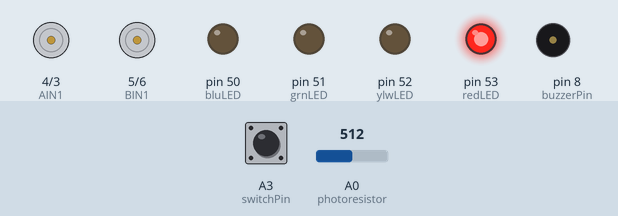
Simulated run of this sketch. Board: Arduino Mega 2560, built with avr-gcc and run on an emulated ATmega2560. On the bench: motor-driver pin pairs drawn as motors (green arrow = first pin HIGH = forward, orange = second pin HIGH = backward, longer = more drive, scaled by the enable pin), output pins drawn as LEDs (lit = HIGH), buzzer (waves = sounding, pin HIGH). Dashed ring = blinking. The test bench sets the inputs (shaded band); at power-on: A3 (switchPin) HIGH, A0 (photoresistor) = 512. What the sketch prints to the serial monitor is not drawn.

Above: at 10.8 s.
10.9 s: A3 (switchPin) pulled LOW for 0.15 s
At 11.01 s:
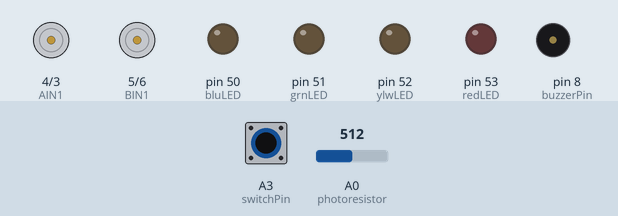
12.6 s: A0 (photoresistor) set to 716
At 13.8 s:
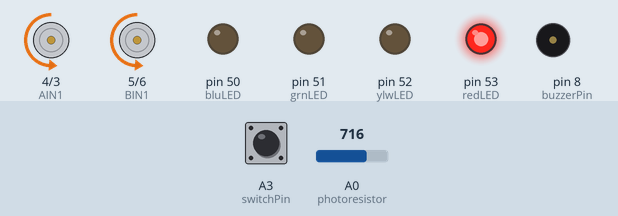
14.1 s: A0 (photoresistor) set to 900
At 15.0 s:
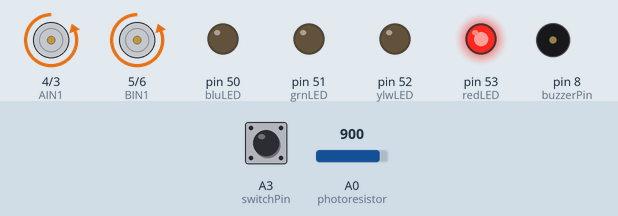
15.6 s: A3 (switchPin) pulled LOW for 1 s
At 16.0 s:
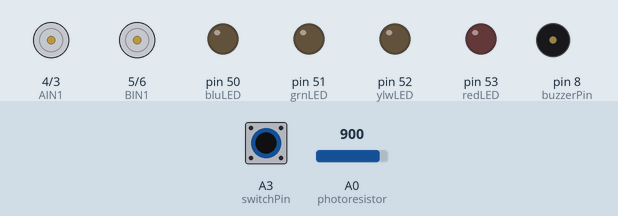
18.6 s: A3 (switchPin) pulsed LOW 2 times (0.12 s each, 0.3 s apart)
At 18.86 s:
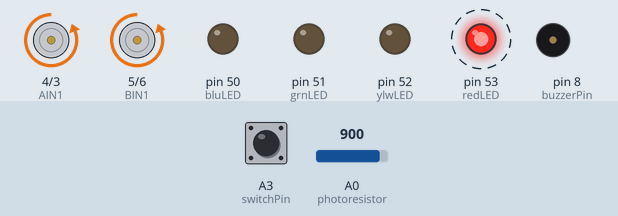
21.6 s: A3 (switchPin) pulled LOW for 3.2 s
At 22.1 s:
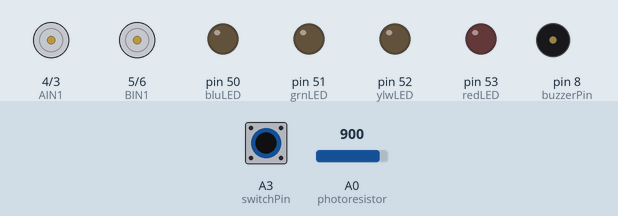
Timing chart, 0 to 26.4 s (numbered marks = the images above; inputs shaded):
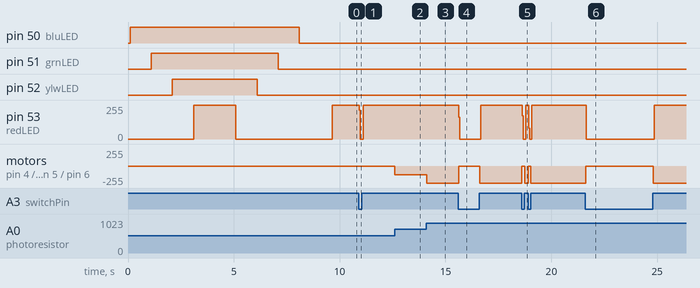

Measured:
- after the input at 10.9 s, pin 53 (redLED): 255/255 → 0/255 at once, → 255/255 0.19 s later
- after the input at 12.6 s, motor on pin 4 (AIN1) / pin 3 (AIN2), motor on pin 5 (BIN1) / pin 6 (BIN2): stopped → backward 134/255 at once
- after the input at 14.1 s, motor on pin 4 (AIN1) / pin 3 (AIN2), motor on pin 5 (BIN1) / pin 6 (BIN2): backward 134/255 → backward 255/255 at once
- after the input at 15.6 s, pin 53 (redLED): 255/255 → 0/255 at once, → 255/255 1.0 s later; motor on pin 4 (AIN1) / pin 3 (AIN2), motor on pin 5 (BIN1) / pin 6 (BIN2): backward 255/255 → stopped at once, → backward 255/255 1.0 s later
- after the input at 18.6 s, pin 53 (redLED): alternates 255/255 for 0.16 s and 0/255 for 0.15 s, 4 changes in all, then stays 255/255, starting at once; motor on pin 4 (AIN1) / pin 3 (AIN2), motor on pin 5 (BIN1) / pin 6 (BIN2): alternates backward 255/255 for 0.18 s and stopped for 0.12 s, 4 changes in all, then stays backward 255/255, starting at once
- after the input at 21.6 s, pin 53 (redLED): 255/255 → 0/255 after 0.05 s, → 255/255 3.2 s later; motor on pin 4 (AIN1) / pin 3 (AIN2), motor on pin 5 (BIN1) / pin 6 (BIN2): backward 255/255 → stopped at once, → backward 255/255 3.2 s later

The sketch:

DaisyBot-Photoresistor.ino
```cpp
/*
  Daisy∞Bot
  DaisyBot-Photoresistor.ino
  Carlotta A. Berry, PhD
  FEBRUARY 5, 2023

  This program will use the SparkFun Inventor's Kit version 3.0 buzzer and photoresitor code to show how to play music and
  detect light on the Daisy∞Bot (see https://www.sparkfun.com/sikcode)

  Hardware Connections:

    LEDS
    Arduino pin 52 to yellow LED
    Arduino pin 53 to red LED
    Arduino pin 50 to blue LED
    Arduino pin 51 to green LED

    TB6612 Motor Driver
    Arduino pin 7 PWMB
    Arduino pin 6 BIN2
    Arduino pin 5 BIN1
    Arduino pin 4 AIN1
    Arduino pin 3 AIN2
    Arduino pin 2  PWMA
    Arduino GND GND
    Arduino 5V Vcc
    Arduino VIN Vm
    Left Motor Motor A
    Right Motor Motor B

  Buzzer		8
  Switch		A3
  Photoresistor	A0
*/

const int switchPin = A3;      //swtich on pin A3
const int buzzerPin = 8;       //buzzer on pin 8
const int photoresistor = A0;  //photoresistor on A0

//state LEDs
const int ledPins[4] = { 50, 51, 52, 53 };
const int bluLED = 50;
const int grnLED = 51;
const int ylwLED = 52;
const int redLED = 53;

//the left motor will be controlled by the motor A pins on the motor driver
const int AIN1 = 4;  //control pin 1 on the motor driver for the left motor
const int AIN2 = 3;  //control pin 2 on the motor driver for the left motor
const int PWMA = 2;  //speed control pin on the motor driver for the left motor

//the right motor will be controlled by the motor B pins on the motor driver
const int PWMB = 7;  //speed control pin on the motor driver for the right motor
const int BIN2 = 6;  //control pin 2 on the motor driver for the right motor
const int BIN1 = 5;  //control pin 1 on the motor driver for the right motor

//robot behaviour variables
int moveTime = 2000;   //amount of time robot will move
int robotSpeed = 100;  //robot speed
int ambient;           // ambient light
int maxLight = 900;    //max light with light source

//song variables
const int songLength = 18;
int tempo = 123;

char notes[songLength] = {
  'c', 'd', 'f', 'd', 'a', ' ', 'a', 'g', ' ', 'c', 'd', 'f', 'd', 'g', ' ', 'g', 'f', ' '
};

int beats[songLength] = {
  1, 1, 1, 1, 1, 1, 4, 4, 2, 1, 1, 1, 1, 1, 1, 4, 4, 2
};


/********************************************************************************/
void setup() {
  int baudrate = 9600;     //serial communication baud rate
  Serial.begin(baudrate);  //start serial commnication
  delay(100);
  //set switch as an input
  pinMode(switchPin, INPUT_PULLUP);
  //set LEDS as an output
  for (int i = 0; i < 4; i++) {
    pinMode(ledPins[i], OUTPUT);
  }
  // set buzzer as an output
  pinMode(buzzerPin, OUTPUT);

  //set photoresistor as an input
  pinMode(photoresistor, INPUT);

  //set the motor control pins as outputs
  pinMode(AIN1, OUTPUT);
  pinMode(AIN2, OUTPUT);
  pinMode(PWMA, OUTPUT);
  pinMode(BIN1, OUTPUT);
  pinMode(BIN2, OUTPUT);
  pinMode(PWMB, OUTPUT);

  //STARTING LIGHT SEQUENCE
  for (int i = 0; i < 4; i++) {
    //Serial.print(i);
    digitalWrite(ledPins[i], HIGH);
    delay(1000);
  }
  Serial.println();
  for (int i = 4; i > -1; i--) {
    //Serial.print(i);
    digitalWrite(ledPins[i], LOW);
    delay(1000);
  }
  ambient = analogRead(photoresistor);
  Serial.print("ambient light = ");
  Serial.println(ambient);
  delay(500);
  Serial.println("Daisy∞bot begin");  //print start message
}

/********************************************************************************/
void loop() {
  int on = digitalRead(switchPin);
  int light = analogRead(photoresistor);
  //Serial.println(on);

  if (on == 1) {
    light = analogRead(photoresistor);
    Serial.println(light);
    robotSpeed = map(light, ambient, maxLight, 0, 255);
    robotSpeed = constrain(robotSpeed, 0, 255);
    rev(robotSpeed);
    on = digitalRead(switchPin);
  }

  if (on == 0) {
    Serial.println("Robot Off");
    stop();
    on = digitalRead(switchPin);
  }
}

/************************* BUZZER FUNCTIONS *************************************/
// play the song
void play_song() {
  int i, duration;  //

  for (i = 0; i < songLength; i++)  // for loop is used to index through the arrays
  {
    duration = beats[i] * tempo;  // length of note/rest in ms

    if (notes[i] == ' ')  // is this a rest?
      delay(duration);    // then pause for a moment
    else                  // otherwise, play the note
    {
      tone(buzzerPin, frequency(notes[i]), duration);
      delay(duration);  // wait for tone to finish
    }
    delay(tempo / 10);  // brief pause between notes
  }
}

//set the note frequencies
int frequency(char note) {
  int i;
  const int numNotes = 8;  // number of notes we're storing
  char names[numNotes] = {
    'c', 'd', 'e', 'f', 'g', 'a', 'b', 'C'
  };
  int frequencies[numNotes] = {
    262, 294, 330, 349, 392, 440, 494, 523
  };

  // Now we'll search through the letters in the array, and if
  // we find it, we'll return the frequency for that note.

  for (i = 0; i < numNotes; i++)  // Step through the notes
  {
    if (names[i] == note)  // Is this the one?
    {
      return (frequencies[i]);  // Yes! Return the frequency and exit function.
    }
  }
  return (0);
}

/********************************* MOTION FUNCTIONS ******************************/
//robot stop function
void stop() {
  allLedsOff();
  //left motor stop
  digitalWrite(AIN1, LOW);  //set pin 1 to low
  digitalWrite(AIN2, LOW);  //set pin 2 to low
  //right motor stop
  digitalWrite(BIN1, LOW);  //set pin 1 to low
  digitalWrite(BIN2, LOW);  //set pin 2 to low
}

//robot forward function
void fwd(int speed) {
  allLedsOff();
  digitalWrite(grnLED, HIGH);
  digitalWrite(AIN1, HIGH);       //set pin 1 to high
  digitalWrite(AIN2, LOW);        //set pin 2 to low
  digitalWrite(BIN1, HIGH);       //set pin 1 to low
  digitalWrite(BIN2, LOW);        //set pin 2 to high
  analogWrite(PWMA, abs(speed));  //set forward speed
  analogWrite(PWMB, abs(speed));  //set forward speed
}

//robot reverse function
void rev(int speed) {
  allLedsOff();
  digitalWrite(redLED, HIGH);
  digitalWrite(AIN1, LOW);        //set pin 1 to low
  digitalWrite(AIN2, HIGH);       //set pin 2 to high
  digitalWrite(BIN1, LOW);        //set pin 1 to low
  digitalWrite(BIN2, HIGH);       //set pin 2 to high
  analogWrite(PWMA, abs(speed));  //set reverse speed
  analogWrite(PWMB, abs(speed));  //set reverse speed
}

//robot spin function
void spin(int speed, int dir) {
  allLedsOff();
  if (dir > 0) {
    digitalWrite(bluLED, HIGH);
    digitalWrite(AIN1, LOW);   //set pin 1 to low
    digitalWrite(AIN2, HIGH);  //set pin 2 to high
    digitalWrite(BIN1, HIGH);  //set pin 1 to low
    digitalWrite(BIN2, LOW);   //set pin 2 to high
  } else {
    digitalWrite(ylwLED, HIGH);
    digitalWrite(AIN1, HIGH);  //set pin 1 to low
    digitalWrite(AIN2, LOW);   //set pin 2 to high
    digitalWrite(BIN1, LOW);   //set pin 1 to low
    digitalWrite(BIN2, HIGH);  //set pin 2 to high
  }
  analogWrite(PWMA, abs(speed));  //set reverse speed
  analogWrite(PWMB, abs(speed));  //set reverse speed
}

//robot turn function
void turn(int speed, int dir) {
  allLedsOff();
  digitalWrite(AIN1, HIGH);  //set pin 1 to low
  digitalWrite(AIN2, LOW);   //set pin 2 to high
  digitalWrite(BIN1, HIGH);  //set pin 1 to low
  digitalWrite(BIN2, LOW);   //set pin 2 to high
  if (dir > 0) {
    digitalWrite(bluLED, HIGH);
    analogWrite(PWMA, robotSpeed * 1.5);
    analogWrite(PWMB, robotSpeed * 0.5);
  } else {
    digitalWrite(ylwLED, HIGH);
    analogWrite(PWMA, robotSpeed * 0.5);
    analogWrite(PWMB, robotSpeed * 1.5);
  }
}

//robot pivot function
void pivot(int speed, int dir) {
  allLedsOff();
  digitalWrite(AIN1, HIGH);  //set pin 1 to low
  digitalWrite(AIN2, LOW);   //set pin 2 to high
  digitalWrite(BIN1, HIGH);  //set pin 1 to low
  digitalWrite(BIN2, LOW);   //set pin 2 to high
  if (dir > 0) {
    digitalWrite(bluLED, HIGH);
    analogWrite(PWMA, 0);
    analogWrite(PWMB, abs(speed));
  } else {
    digitalWrite(ylwLED, HIGH);
    analogWrite(PWMA, abs(speed));
    analogWrite(PWMB, 0);
  }
}

//turn all the LEDS off
void allLedsOff() {
  for (int i = 0; i < 4; i++) {
    digitalWrite(ledPins[i], LOW);
  }
}
```
